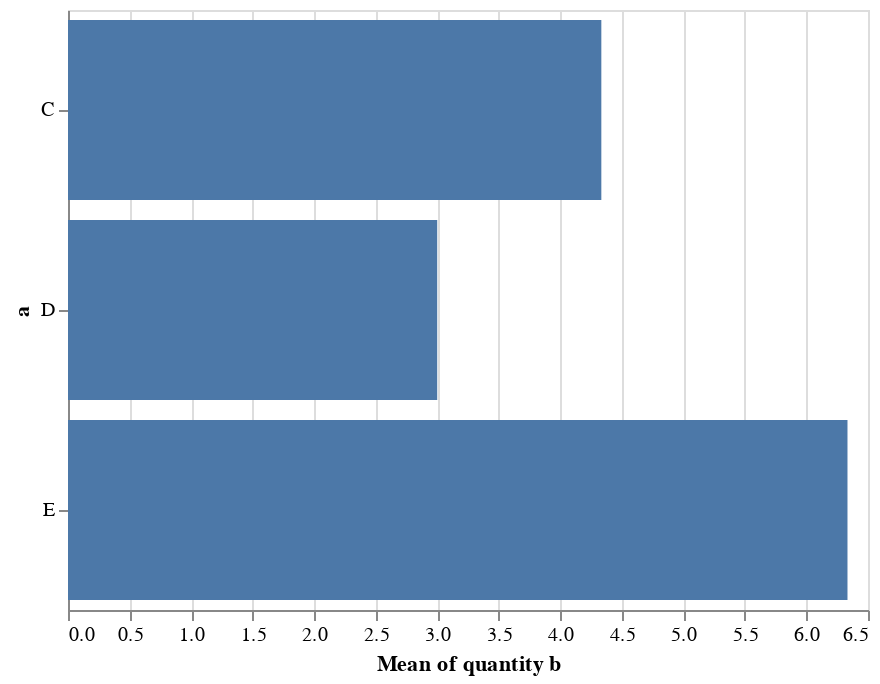

This figure's notebook cell:
### Markdown cell above
To speed the process of data exploration, Altair (via Vega-Lite) makes some choices about default properties of the visualization.
Altair also provides an API to customize the look of the visualization. For example, we can use the `X` object we saw above to override the default x-axis title:

### Code cell
alt.Chart(data).mark_bar().encode(
    y='a',
    x=alt.X('mean(b)', axis=alt.Axis(title='Mean of quantity b'))
)

### Figure 1 — Vega-Lite specification as saved in the notebook (floating-point values rounded to 4 significant figures)
{"$schema": "https://vega.github.io/schema/vega-lite/v2.json", "config": {"view": {"height": 300, "width": 400}}, "data": {"values": [{"a": "C", "b": 2}, {"a": "C", "b": 7}, {"a": "C", "b": 4}, {"a": "D", "b": 1}, {"a": "D", "b": 2}, {"a": "D", "b": 6}, {"a": "E", "b": 8}, {"a": "E", "b": 4}, {"a": "E", "b": 7}]}, "encoding": {"x": {"aggregate": "mean", "axis": {"title": "Mean of quantity b"}, "field": "b", "type": "quantitative"}, "y": {"field": "a", "type": "nominal"}}, "mark": "bar"}
